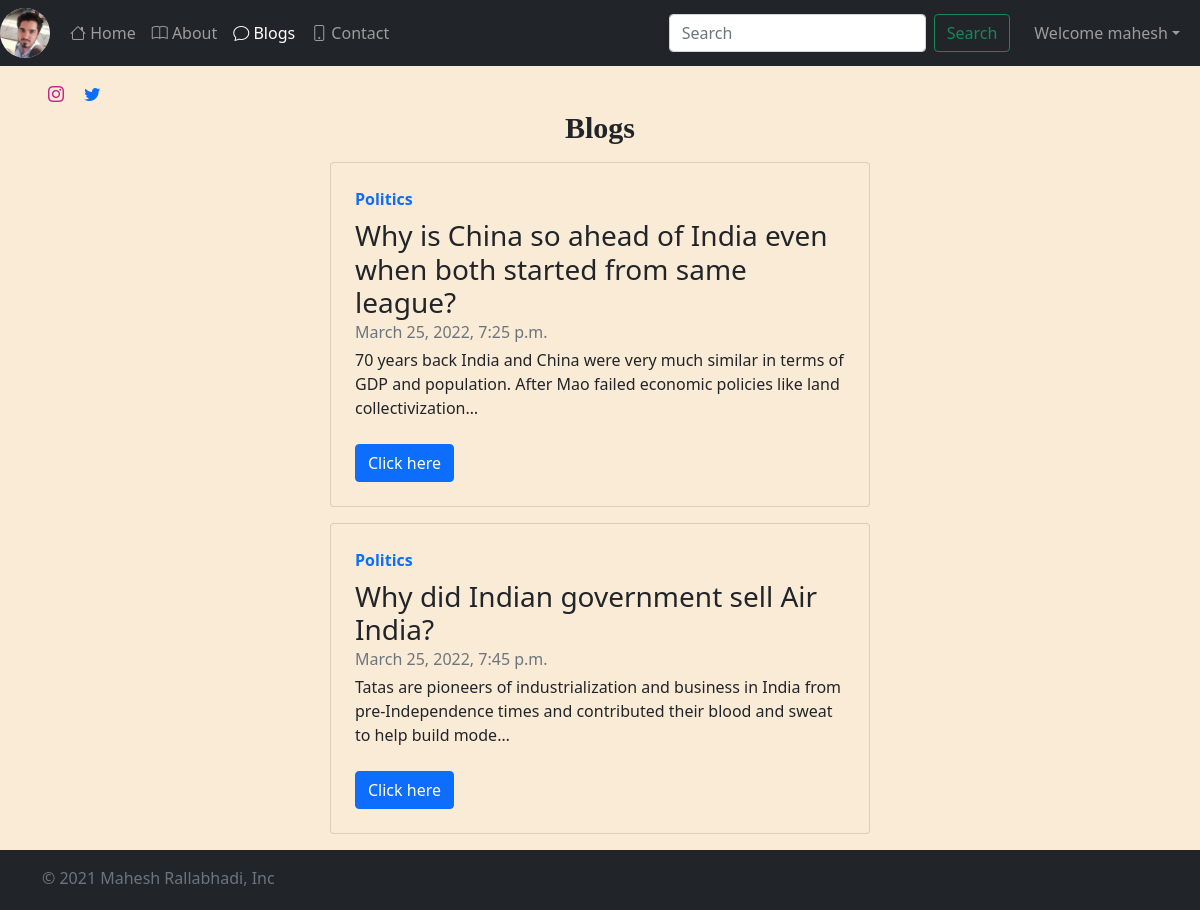
Page /blog/ (signed in) on the committed database.
### blog/models.py (models this page shows, shortened)
class Post(models.Model):
    title=models.CharField(max_length=255)
    timeStamp=models.DateTimeField(blank=True)
    content=RichTextField(blank=True, null=True)
    genre=models.CharField(max_length=14)
    slug=models.CharField(max_length=130)

### blog/views.py (the view)
# urls.py: path('', views.blogHome, name="bloghome"),
def blogHome(request):
    allPosts=Post.objects.all()
    context={'allPosts': allPosts}
    return render(request, 'blog/blogs.html', context)

### templates/blog/blogs.html (shortened to what this page needs)
<!doctype html>
<html lang="en">
<head>
  <link href="https://cdn.jsdelivr.net/npm/bootstrap@5.1.3/dist/css/bootstrap.min.css" rel="stylesheet"
>
  {% load static %}
  <link rel="stylesheet" href="{% static 'style.css' %}">
  <link rel="stylesheet" href="https://cdn.jsdelivr.net/npm/bootstrap-icons@1.7.2/font/bootstrap-icons.css">
</head>
<body>
  <nav class="navbar navbar-expand-lg navbar-dark bg-dark">
    <a href="">
      <img src="/static/pics/img1.jpg" class="bd-placeholder-img rounded-circle" width="50" height="50" alt="image" />
      <div class="container-fluid">
    </a>
    <div class="collapse navbar-collapse" id="navbarSupportedContent">
      <ul class="navbar-nav me-auto mb-2 mb-lg-0">
        <li class="nav-item">
          <a class="nav-link" aria-current="page" href="/">
            <i class="bi bi-house"></i>
            Home</a>
        </li>
        <li class="nav-item">
          <a class="nav-link" href="/about">
            <i class="bi bi-book"></i>
            About</a>
        <li class="nav-item">
          <a class="nav-link active" href="/blog">
            <i class="bi bi-chat"></i>
            Blogs</a>
        </li>
        <li class="nav-item ">
          <a class="nav-link" href="/contacts">
            <i class="bi bi-phone"></i>
            Contact</a>
        </li>
      </ul>
      <form method="get" action="/search" class="d-flex my-2 my-lg-0 mx-3">
        <input class="form-control me-2" type="search" placeholder="Search" aria-label="Search" name="query" id="query">
        <button class="btn btn-outline-success" type="submit">Search</button>
      </form>
      {% if user.is_authenticated %}
      <ul class="navbar-nav mr-2">
          <li class="nav-item dropdown">
              <a class="nav-link dropdown-toggle" href='#' id="navbarDropdown" role="button"
                  data-bs-toggle="dropdown" aria-expanded="false"> Welcome {{request.user}}</a>
          </li>
      </ul>
  </div>
  {% endif %}
  </nav>
  <div class="icon mt-3 mx-5">
    <a href="https://www.instagram.com/wtfmaahesh/" class="logo">
      <i  class="bi bi-instagram"> </i>
    </a>
    <a class="px-3 icon-decoration-none" href="https://twitter.com/matrixmahesh19">
        <i class="bi bi-twitter"></i>
    </a>
</div>
  <h1 class="text-center mt-1">Blogs</h1>
    {% for post in allPosts %}
      <div class="card mb-3 mx-auto mt-3" style="max-width: 540px;">
        <div class="col p-4 d-flex flex-column position-static">
          <strong class="d-inline-block mb-2 text-primary">{{post.genre}}</strong>
          <h3 class="mb-0">{{post.title}}</h3>
          <div class="mb-1 text-muted">{{post.timeStamp}}</div>
          <p class="card-text mb-auto">{{post.content | safe | truncatechars:150}}</p>
          <a href="/blog/{{post.slug}}">
            <button class="btn btn-primary mt-2">Click here</button>
        </a>
        </div>
      </div>
      {% endfor %}
  <footer class="footer position-relative py-3 bg-dark">
    <div class="container">
      <span class="text-muted">© 2021 Mahesh Rallabhadi, Inc</span>
    </div>
  </footer>
</body>
</html>

### static/style.css (style rules this page uses)
.footer { position:absolute; bottom:0; width:100%; height:60px; }
.text-center { font-family: 'Times New Roman', Times, serif; font-size: 30px; font-weight: bold; }

### templates/blog/blogs.html (style rules this page uses)
body { background-color: antiquewhite; }
.logo, .logo:hover { color:#bc2a8d; text-decoration: none; }
.card { background-color: antiquewhite; }

### rows in the picture
Post: genre "Politics", title "Why is China so ahead of India even when both started from same league?", timeStamp "March 25, 2022, 7:25 p.m.", content "70 years back India and China were very much similar in terms of GDP and population. After Mao failed economic policies like land collectivization…"
Post: genre "Politics", title "Why did Indian government sell Air India?", timeStamp "March 25, 2022, 7:45 p.m.", content "Tatas are pioneers of industrialization and business in India from pre-Independence times and contributed their blood and sweat to help build mode…"

### other values in the picture
{{ request.user }} "mahesh"
